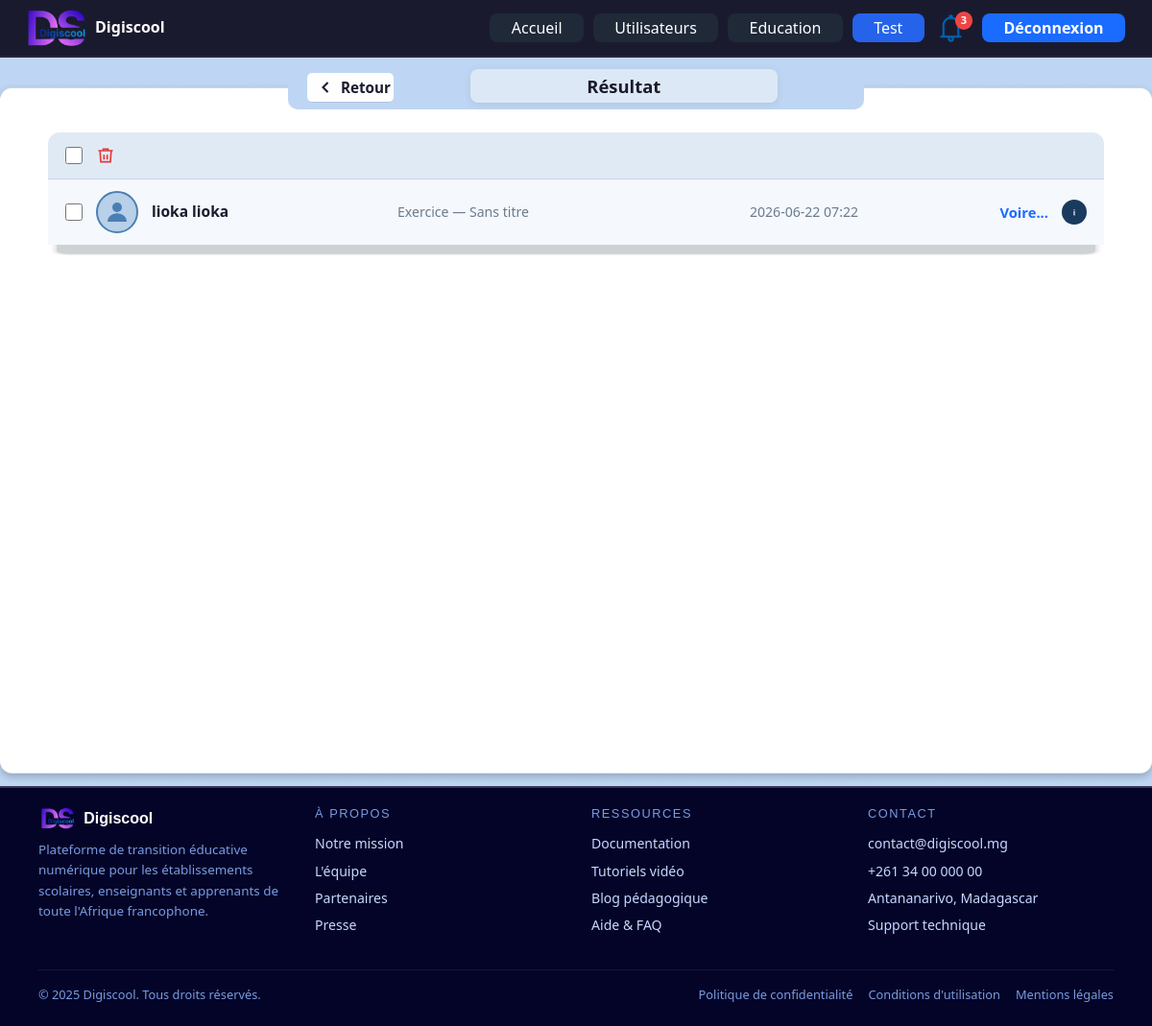
/admin/test/resultats (signed in), run on the app's committed database.
### tables this page shows
CREATE TABLE test_resultats (
                id INTEGER PRIMARY KEY AUTOINCREMENT,
                test_id INTEGER NOT NULL,
                user_id INTEGER NOT NULL,
                reponses TEXT DEFAULT '[]',
                note REAL,
                submitted_at DATETIME DEFAULT CURRENT_TIMESTAMP, fichier_reponse TEXT DEFAULT '',
                FOREIGN KEY(test_id) REFERENCES tests(id),
                FOREIGN KEY(user_id) REFERENCES users(id)
            );

CREATE TABLE users (
                id INTEGER PRIMARY KEY AUTOINCREMENT,
                name TEXT NOT NULL,
                email TEXT NOT NULL UNIQUE,
                password_hash TEXT NOT NULL,
                role TEXT NOT NULL DEFAULT 'user',
                created_at DATETIME DEFAULT CURRENT_TIMESTAMP
            , sexe TEXT DEFAULT '', adresse TEXT DEFAULT '', classe TEXT DEFAULT '', nom TEXT DEFAULT '', prenom TEXT DEFAULT '', statut TEXT NOT NULL DEFAULT 'En attente', dob TEXT DEFAULT '', profession TEXT DEFAULT '', etablissement TEXT DEFAULT '', filiere TEXT DEFAULT '', lien_etablissement TEXT DEFAULT '', matricule TEXT DEFAULT '', phone TEXT DEFAULT '');

CREATE TABLE tests (
                id INTEGER PRIMARY KEY AUTOINCREMENT,
                titre TEXT NOT NULL,
                type TEXT NOT NULL DEFAULT 'examen',
                content_type TEXT NOT NULL DEFAULT 'fichier',
                fichier TEXT DEFAULT '',
                texte TEXT DEFAULT '',
                qcm TEXT DEFAULT '[]',
                start_at TEXT DEFAULT '',
                end_at TEXT DEFAULT '',
                created_at DATETIME DEFAULT CURRENT_TIMESTAMP
            , categorie TEXT NOT NULL DEFAULT 'exercice', fichier_nom TEXT DEFAULT '', fichier_url TEXT DEFAULT '', contenu_texte TEXT DEFAULT '', contenu_qcm TEXT DEFAULT '[]', date_debut TEXT DEFAULT '', heure_debut TEXT DEFAULT '', date_fin TEXT DEFAULT '', heure_fin TEXT DEFAULT '', created_by INTEGER);

### app.py (the view)
@app.route('/admin/test/resultats')
@login_required
@admin_required
def admin_test_resultat():
    with get_db() as db:
        notif_count = db.execute('SELECT COUNT(*) FROM notifications WHERE is_read=0').fetchone()[0]
        query = '''
            SELECT r.id, r.test_id, r.user_id, r.submitted_at,
                   t.titre AS test_titre, t.categorie AS test_categorie, t.content_type,
                   u.nom, u.prenom, u.name
            FROM test_resultats r
            JOIN tests t ON r.test_id = t.id
            JOIN users u ON r.user_id = u.id
            ORDER BY r.submitted_at DESC
        '''
        results = db.execute(query).fetchall()
    return render_template('admin/resultat.html', notif_count=notif_count, results=results)

### app.py (called while the page is built)
def get_db():
    conn = sqlite3.connect(DB_PATH)
    conn.row_factory = sqlite3.Row
    return conn

def login_required(view):
    @wraps(view)
    def wrapped_view(*args, **kwargs):
        if 'user_id' not in session:
            return redirect(url_for('index'))
        return view(*args, **kwargs)
    return wrapped_view

def admin_required(view):
    @wraps(view)
    def wrapped_view(*args, **kwargs):
        if session.get('role') != 'admin':
            return redirect(url_for('dashboard'))
        return view(*args, **kwargs)
    return wrapped_view

### templates/admin/resultat.html (shortened to what this page needs)
{% extends "admin/dashboard.html" %}
{% set active_page = 'test' %}
{% block content %}
<div class="page-body">
  <div class="search-wrap">
    <div class="retour-bar" style="width:16%;">
      <button class="btn-retour" onclick="history.back()">
        <svg viewBox="0 0 24 24"><polyline points="15 18 9 12 15 6"/></svg>
        Retour
      </button>
    </div>
    <div class="titre-wrap">
      <div class="titre-resultat">Résultat</div>
    </div>
  </div>
  <div class="table-card">
    <div class="table-actions-row">
      <input type="checkbox" class="action-checkbox" id="select-all" onchange="toggleAll(this)">
      <button class="btn-delete" title="Supprimer la sélection">
        <svg viewBox="0 0 24 24">
          <polyline points="3 6 5 6 21 6"/><path d="M19 6l-1 14H6L5 6"/>
          <path d="M10 11v6"/><path d="M14 11v6"/>
          <path d="M9 6V4h6v2"/>
        </svg>
      </button>
    </div>
    <div id="result-list">
      {% if results %}
        {% for r in results %}
          <div class="result-row result-clickable" data-result-id="{{ r.id }}"
               onclick="window.location.href='/admin/test/travaille_user?result_id={{ r.id }}'">
            <input type="checkbox" class="row-checkbox" data-result-id="{{ r.id }}" onclick="event.stopPropagation()">
            <div class="avatar">
              <svg viewBox="0 0 24 24" xmlns="http://www.w3.org/2000/svg">
                <circle cx="12" cy="8" r="4" fill="#4a7fb5"/>
                <path d="M4 20c0-4 3.6-7 8-7s8 3 8 7" fill="#4a7fb5"/>
              </svg>
            </div>
            <div class="row-name">{{ r.name or (r.prenom ~ ' ' ~ r.nom) }}</div>
            <div class="row-date">{{ 'Examen' if r.test_categorie == 'examen' else 'Exercice' }} — {{ r.test_titre or 'Sans titre' }}</div>
            <div class="row-date">{{ r.submitted_at[:16].replace('T', ' ') if r.submitted_at else '' }}</div>
            <a href="/admin/test/travaille_user?result_id={{ r.id }}" class="row-voir" onclick="event.stopPropagation()">Voire...</a>
            <button class="btn-info" title="Informations" onclick="event.stopPropagation(); openInfoModal({{ r.id }})">
              <svg viewBox="0 0 24 24" xmlns="http://www.w3.org/2000/svg">
                <circle cx="12" cy="12" r="10" fill="#1a3a5e"/>
                <line x1="12" y1="8" x2="12" y2="8" stroke="#fff" stroke-width="2" stroke-linecap="round"/>
                <line x1="12" y1="11" x2="12" y2="17" stroke="#fff" stroke-width="2" stroke-linecap="round"/>
              </svg>
            </button>
          </div>
        {% endfor %}
      {% else %}
        <div class="result-row" style="justify-content:center; padding:30px; color:#94a3b8;">
          Aucun résultat de travail utilisateur pour le moment.
        </div>
      {% endif %}
    </div>
  </div>
</div>
{% endblock %}

### templates/admin/dashboard.html (style rules this page uses)
:root { --bg: #b8c8e8; --nav-bg: #1a1a2e; --accent: #1a6bff; --card-bg: #ffffff; --card-shadow: 0 4px 20px rgba(0, 0, 0, .13); --radius: 18px; --font-ui: 'Segoe UI', system-ui, sans-serif; }
*, *::before, *::after { box-sizing: border-box; margin: 0; padding: 0; }
body { font-family: var(--font-ui); background-color: var(--bg); background-image: url('../static/image/molecule.png'); background-repeat: no-repeat; background-position: center 160px; background-size: 520px auto; min-height: 100vh; display: flex; flex-direction: column; position: relative; }

### templates/admin/resultat.html (style rules this page uses)
body { background: #BED6F3; min-height: 100vh; overflow-x: hidden; }
.page-body { background-image: url('/static/components/Rectangle 18.png'); background-size: 100% 100%; min-height: calc(100vh - 66px); padding: 32px 40px 48px; display: flex; flex-direction: column; align-items: center; gap: 24px; margin-top: 25px; }
.search-wrap { position: relative; display: flex; justify-content: center; align-items: center; width: 600px; height: 45px; background-image: url('/static/components/Rectangle 24.png'); background-size: 100% 100%; background-repeat: no-repeat; border-radius: 0 0 10px 10px; margin-top: -48px; gap: 10px; padding: 20px; }
.retour-bar { width: 16%; background: #fefeff; padding: 4px 9px; display: flex; align-items: center; border-bottom: 1px solid #b0c4de; border-radius: 5px; }
.btn-retour { background: none; border: none; cursor: pointer; display: flex; align-items: center; gap: 6px; font-size: 0.95rem; font-weight: 600; color: #1a1a2e; padding: 0; align-self: flex-start; }
.btn-retour svg { width: 20px; height: 20px; stroke: currentColor; fill: none; stroke-width: 2.5; }
.titre-wrap { width: 100%; max-width: 960px; margin: 22px auto 18px; display: flex; justify-content: center; }
.titre-resultat { background: #dce8f5; border-radius: 8px; padding: 4px 80px; font-size: 1.15rem; font-weight: 700; color: #1a1a2e; text-align: center; box-shadow: 0 2px 8px rgba(0,0,0,.08); min-width: 320px; margin-bottom: 8px; }
.table-card { width: 100%; max-width: 1100px; background-image: url('components/Rectangle 29.png'); background-size: 100% 100%; background-repeat: no-repeat; border-radius: 12px; overflow: hidden; padding-bottom: 12px; }
.table-actions-row { display: flex; align-items: center; gap: 10px; padding: 10px 18px; background: #e0eaf5; border-bottom: 1px solid #c5d5e8; }
.action-checkbox { width: 18px; height: 18px; cursor: pointer; accent-color: #1a6bff; }
.btn-delete { background: none; border: none; cursor: pointer; padding: 4px; display: flex; align-items: center; }
.btn-delete svg { width: 20px; height: 20px; stroke: #e53935; fill: none; stroke-width: 2; }
.result-row { display: flex; align-items: center; gap: 14px; padding: 12px 18px; background: #f5f8fc; border-bottom: 1px solid #d0dcea; transition: background .15s; }
.result-row:last-child { border-bottom: none; }
.result-clickable { cursor: pointer; }
.row-checkbox { width: 18px; height: 18px; cursor: pointer; accent-color: #1a6bff; flex-shrink: 0; }
.avatar { width: 44px; height: 44px; border-radius: 50%; border: 2px solid #4a7fb5; background: #b8d0e8; display: flex; align-items: center; justify-content: center; flex-shrink: 0; overflow: hidden; }
.avatar svg { width: 30px; height: 30px; fill: #4a7fb5; }
.row-name { font-weight: 700; font-size: 0.97rem; color: #1a1a2e; min-width: 140px; flex-shrink: 0; }
.row-date { flex: 1; font-size: 0.88rem; color: #6b7a8d; text-align: center; }
.row-voir { color: #1a6bff; font-size: 0.92rem; font-weight: 600; text-decoration: none; flex-shrink: 0; min-width: 70px; text-align: right; }
.btn-info { background: #1a3a5e; border: none; border-radius: 50%; width: 26px; height: 26px; display: flex; align-items: center; justify-content: center; cursor: pointer; flex-shrink: 0; }
.btn-info svg { width: 14px; height: 14px; fill: #fff; }

### templates/footer.html (style rules this page uses)
:root { --ds-navy: #07094a; --ds-deep: #0b0d5e; --ds-blue: #1a3de4; --ds-cyan: #00c8ff; --ds-pink: #d63af9; --ds-text: #c8d8ff; --ds-muted: #7a9be0; }

### data on the page
test_resultats: name "lioka lioka", titre "Sans titre", submitted_at "2026-06-22 07:22"
tests: categorie "Exercice"

### other printed values
{{ notif_count }} "3"
